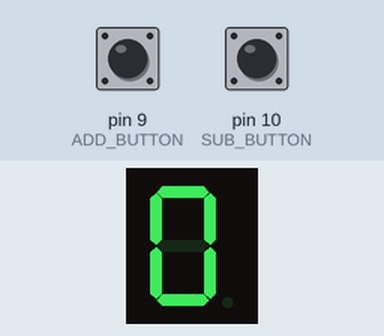
Recording of a sketch running on a simulated Arduino Uno, built with avr-gcc and run on an emulated ATmega328P. Parts: 1-digit seven-segment display. Wiring (inferred from the names in the program): 1-digit 7-segment display, segments lit when LOW: segments pin 2, pin 3, pin 4, pin 5, pin 6, pin 7, pin 8. The test bench sets the inputs (shaded band); at power-on: pin 9 (ADD_BUTTON) HIGH, pin 10 (SUB_BUTTON) HIGH. The segment pins are drawn as the display they are named for.

Above: at 1.2 s.
1.3 s: pin 9 (ADD_BUTTON) pulled LOW for 0.15 s
At 2.0 s:
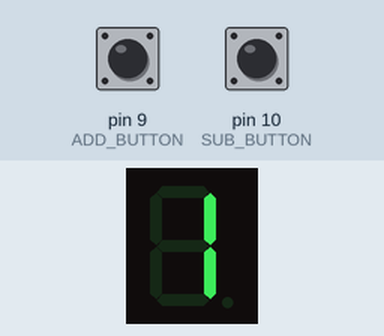
2.9 s: pin 9 (ADD_BUTTON) pulled LOW for 1 s
At 3.3 s:
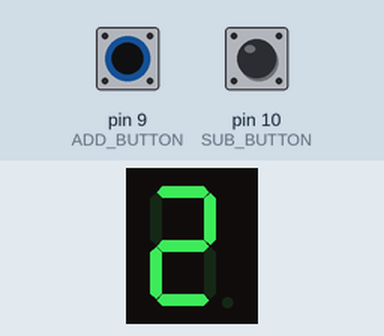
Timing chart, 0 to 5.9 s (numbered marks = the images above; inputs shaded):
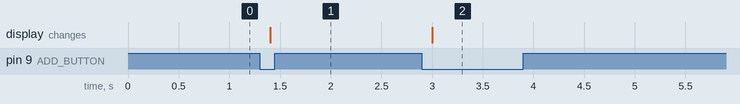

Measured:
- after the input at 1.3 s, the display: changes after 0.10 s (image 1)
- after the input at 2.9 s, the display: changes after 0.10 s (image 2)

The sketch:

counter-7seg-ino.ino
```cpp
// Counter for 7 segment display with common anode.

#define NUM_OF_SEGMENTS 7

// Consecutively segments:                     A, B, C, D, E, F, G
const uint8_t SEGMENT_PINS[NUM_OF_SEGMENTS] = {2, 3, 4, 5, 6, 7, 8};
const uint8_t ADD_BUTTON = 9;
const uint8_t SUB_BUTTON = 10;

const byte DIGIT_SEGMENTS[10][NUM_OF_SEGMENTS] = {
    {1, 1, 1, 1, 1, 1, 0}, // = 0
    {0, 1, 1, 0, 0, 0, 0}, // = 1
    {1, 1, 0, 1, 1, 0, 1}, // = 2
    {1, 1, 1, 1, 0, 0, 1}, // = 3
    {0, 1, 1, 0, 0, 1, 1}, // = 4
    {1, 0, 1, 1, 0, 1, 1}, // = 5
    {1, 0, 1, 1, 1, 1, 1}, // = 6
    {1, 1, 1, 0, 0, 0, 0}, // = 7
    {1, 1, 1, 1, 1, 1, 1}, // = 8
    {1, 1, 1, 1, 0, 1, 1}, // = 9
};

int counter = 0;
bool add_pressed = false;
bool sub_pressed = false;

void displayDigit(int digit)
{
    if (digit < 0 || digit > 9) {
        return;
    }

    for (int i = 0; i < NUM_OF_SEGMENTS; i++) {
        digitalWrite(SEGMENT_PINS[i], DIGIT_SEGMENTS[digit][i] != 0 ? LOW : HIGH);
    }
}

void setup()
{
    for (int i = 0; i < NUM_OF_SEGMENTS; i++) {
        pinMode(SEGMENT_PINS[i], OUTPUT);
    }

    pinMode(ADD_BUTTON, INPUT_PULLUP);
    pinMode(SUB_BUTTON, INPUT_PULLUP);

    counter = 0;
    add_pressed = false;
    sub_pressed = false;
}

void loop()
{
    displayDigit(counter);

    if (digitalRead(ADD_BUTTON) == LOW && !add_pressed) {
        add_pressed = true;
        if (counter < 9) {
            counter += 1;
        }
    } else if (digitalRead(ADD_BUTTON) == HIGH && add_pressed) {
        add_pressed = false;
    }

    if (digitalRead(SUB_BUTTON) == LOW && !sub_pressed) {
        sub_pressed = true;
        if (counter > 0) {
            counter -= 1;
        }
    } else if (digitalRead(SUB_BUTTON) == HIGH && sub_pressed) {
        sub_pressed = false;
    }

    delay(100);
}
```
